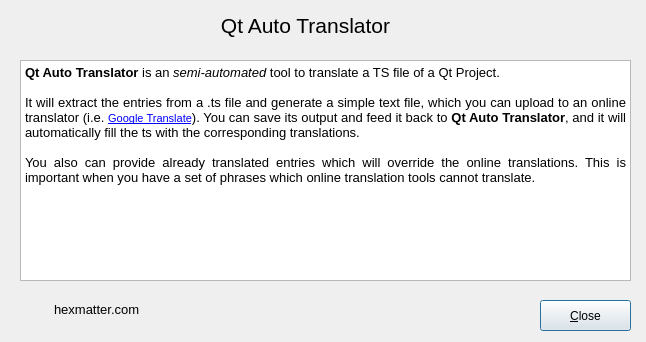
<?xml version="1.0" encoding="UTF-8"?>
<ui version="4.0">
 <class>AboutWnd</class>
 <widget class="QDialog" name="AboutWnd">
  <property name="windowModality">
   <enum>Qt::WindowModal</enum>
  </property>
  <property name="geometry">
   <rect>
    <x>0</x>
    <y>0</y>
    <width>646</width>
    <height>342</height>
   </rect>
  </property>
  <property name="minimumSize">
   <size>
    <width>646</width>
    <height>342</height>
   </size>
  </property>
  <property name="maximumSize">
   <size>
    <width>646</width>
    <height>342</height>
   </size>
  </property>
  <property name="windowTitle">
   <string>About Qt Auto Translator</string>
  </property>
  <property name="windowIcon">
   <iconset resource="QtTranslator.qrc">
    <normaloff>:/QtTranslator/Resources/Logo.png</normaloff>:/QtTranslator/Resources/Logo.png</iconset>
  </property>
  <widget class="QLabel" name="lbl_Title">
   <property name="geometry">
    <rect>
     <x>20</x>
     <y>10</y>
     <width>571</width>
     <height>30</height>
    </rect>
   </property>
   <property name="font">
    <font>
     <family>Segoe UI</family>
     <pointsize>16</pointsize>
     <weight>50</weight>
     <bold>false</bold>
    </font>
   </property>
   <property name="text">
    <string notr="true">Qt Auto Translator</string>
   </property>
   <property name="scaledContents">
    <bool>false</bool>
   </property>
   <property name="alignment">
    <set>Qt::AlignCenter</set>
   </property>
  </widget>
  <widget class="QTextEdit" name="textEdit">
   <property name="enabled">
    <bool>true</bool>
   </property>
   <property name="geometry">
    <rect>
     <x>20</x>
     <y>60</y>
     <width>611</width>
     <height>221</height>
    </rect>
   </property>
   <property name="undoRedoEnabled">
    <bool>false</bool>
   </property>
   <property name="readOnly">
    <bool>true</bool>
   </property>
   <property name="html">
    <string>&lt;!DOCTYPE HTML PUBLIC &quot;-//W3C//DTD HTML 4.0//EN&quot; &quot;http://www.w3.org/TR/REC-html40/strict.dtd&quot;&gt;
&lt;html&gt;&lt;head&gt;&lt;meta name=&quot;qrichtext&quot; content=&quot;1&quot; /&gt;&lt;style type=&quot;text/css&quot;&gt;
p, li { white-space: pre-wrap; }
&lt;/style&gt;&lt;/head&gt;&lt;body style=&quot; font-family:'MS Shell Dlg 2'; font-size:8.25pt; font-weight:400; font-style:normal;&quot;&gt;
&lt;p align=&quot;justify&quot; style=&quot; margin-top:0px; margin-bottom:0px; margin-left:0px; margin-right:0px; -qt-block-indent:0; text-indent:0px;&quot;&gt;&lt;span style=&quot; font-size:10pt; font-weight:600;&quot;&gt;Qt Auto Translator&lt;/span&gt;&lt;span style=&quot; font-size:10pt;&quot;&gt; is an &lt;/span&gt;&lt;span style=&quot; font-size:10pt; font-style:italic;&quot;&gt;semi-automated&lt;/span&gt;&lt;span style=&quot; font-size:10pt;&quot;&gt; tool to translate a TS file of a Qt Project.&lt;/span&gt;&lt;/p&gt;
&lt;p align=&quot;justify&quot; style=&quot;-qt-paragraph-type:empty; margin-top:0px; margin-bottom:0px; margin-left:0px; margin-right:0px; -qt-block-indent:0; text-indent:0px; font-size:10pt;&quot;&gt;&lt;br /&gt;&lt;/p&gt;
&lt;p align=&quot;justify&quot; style=&quot; margin-top:0px; margin-bottom:0px; margin-left:0px; margin-right:0px; -qt-block-indent:0; text-indent:0px;&quot;&gt;&lt;span style=&quot; font-size:10pt;&quot;&gt;It will extract the entries from a .ts file and generate a simple text file, which you can upload to an online translator (i.e. &lt;/span&gt;&lt;a href=&quot;translate.google.com&quot;&gt;&lt;span style=&quot; font-size:8pt; text-decoration: underline; color:#0000ff;&quot;&gt;Google Translate&lt;/span&gt;&lt;/a&gt;&lt;span style=&quot; font-size:10pt;&quot;&gt;). You can save its output and feed it back to &lt;/span&gt;&lt;span style=&quot; font-size:10pt; font-weight:600;&quot;&gt;Qt Auto Translator&lt;/span&gt;&lt;span style=&quot; font-size:10pt;&quot;&gt;, and it will automatically fill the ts with the corresponding translations.&lt;/span&gt;&lt;/p&gt;
&lt;p align=&quot;justify&quot; style=&quot;-qt-paragraph-type:empty; margin-top:0px; margin-bottom:0px; margin-left:0px; margin-right:0px; -qt-block-indent:0; text-indent:0px; font-size:10pt;&quot;&gt;&lt;br /&gt;&lt;/p&gt;
&lt;p align=&quot;justify&quot; style=&quot; margin-top:0px; margin-bottom:0px; margin-left:0px; margin-right:0px; -qt-block-indent:0; text-indent:0px;&quot;&gt;&lt;span style=&quot; font-size:10pt;&quot;&gt;You also can provide already translated entries which will override the online translations. This is important when you have a set of phrases which online translation tools cannot translate.&lt;/span&gt;&lt;/p&gt;&lt;/body&gt;&lt;/html&gt;</string>
   </property>
  </widget>
  <widget class="QPushButton" name="b_close">
   <property name="geometry">
    <rect>
     <x>540</x>
     <y>300</y>
     <width>91</width>
     <height>31</height>
    </rect>
   </property>
   <property name="text">
    <string>&amp;Close</string>
   </property>
  </widget>
  <widget class="QLabel" name="label_10">
   <property name="geometry">
    <rect>
     <x>54</x>
     <y>294</y>
     <width>91</width>
     <height>31</height>
    </rect>
   </property>
   <property name="font">
    <font>
     <pointsize>10</pointsize>
    </font>
   </property>
   <property name="text">
    <string>hexmatter.com</string>
   </property>
   <property name="textFormat">
    <enum>Qt::RichText</enum>
   </property>
   <property name="scaledContents">
    <bool>true</bool>
   </property>
  </widget>
  <widget class="QLabel" name="label_11">
   <property name="geometry">
    <rect>
     <x>10</x>
     <y>290</y>
     <width>41</width>
     <height>41</height>
    </rect>
   </property>
   <property name="font">
    <font>
     <pointsize>10</pointsize>
    </font>
   </property>
   <property name="text">
    <string/>
   </property>
   <property name="textFormat">
    <enum>Qt::RichText</enum>
   </property>
   <property name="pixmap">
    <pixmap resource="QtTranslator.qrc">:/QtTranslator/Resources/hexmatter.png</pixmap>
   </property>
   <property name="scaledContents">
    <bool>true</bool>
   </property>
  </widget>
 </widget>
 <resources>
  <include location="QtTranslator.qrc"/>
 </resources>
 <connections/>
</ui>
